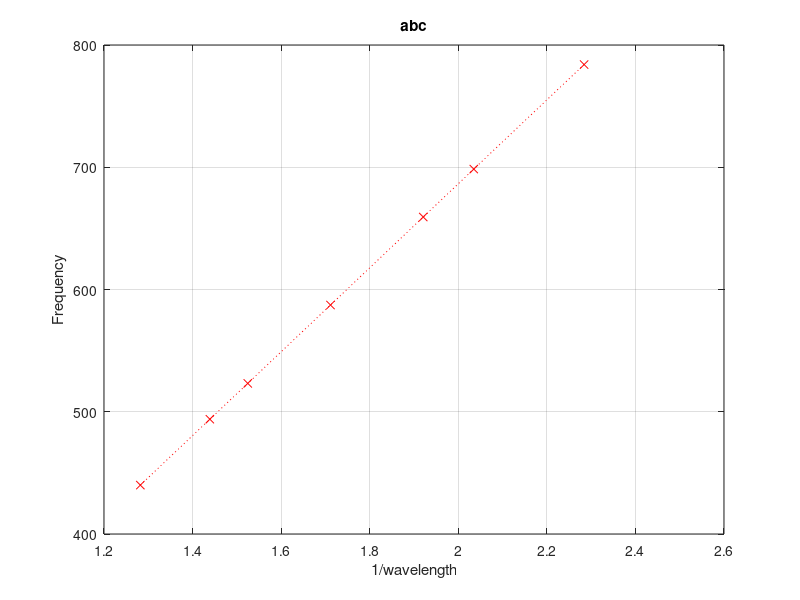

Write MATLAB code to recreate this figure.
wavelength=[0.78, 0.6949, 0.6559, 0.5843, 0.5206, 0.4914, 0.4378];

x=1./wavelength;
y=[440.0, 493.9, 523.2, 587.3, 659.3, 698.5, 784.0];

plot(x,y,':xr');
title('abc');
xlabel('1/wavelength');
ylabel('Frequency');
grid on